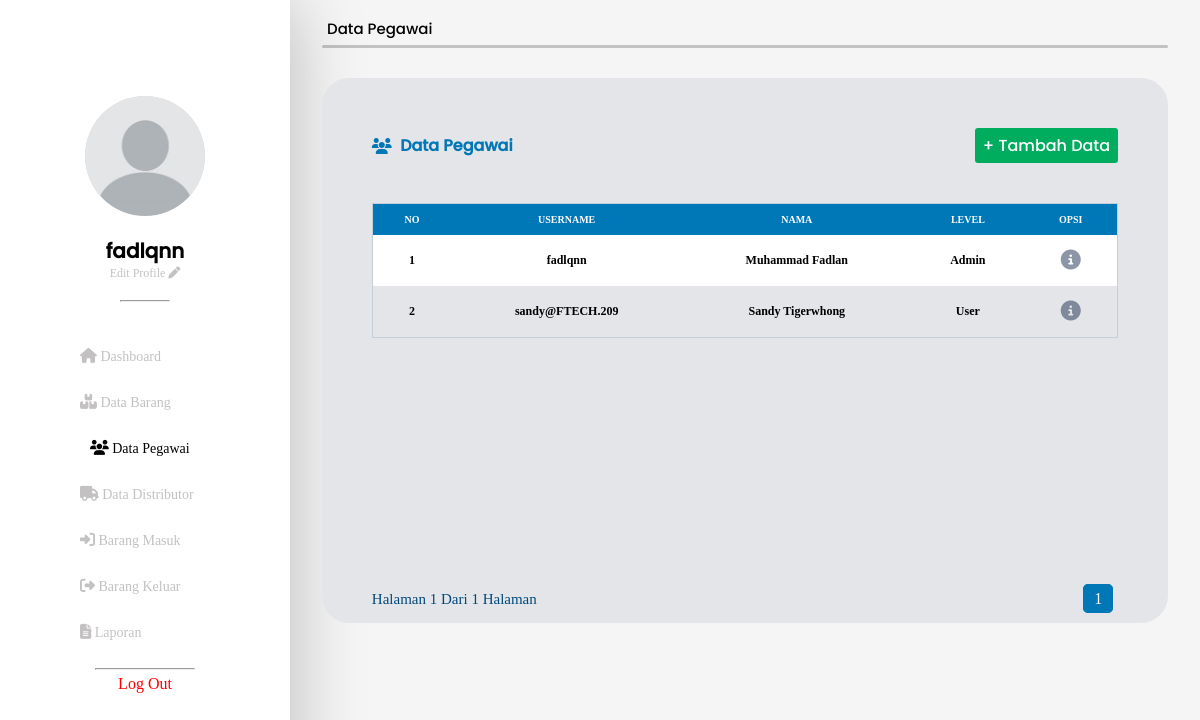
Page /admin/data pegawai/data_pegawai.php?page=1 (signed in) on the committed database.
### tables this page shows
CREATE TABLE `biodata` (
  `id_biodata` int(11) NOT NULL,
  `foto` text NOT NULL,
  `username` varchar(50) NOT NULL,
  `password` varchar(50) NOT NULL,
  `nama` varchar(50) NOT NULL,
  `alamat` text NOT NULL,
  `no_telp` varchar(20) NOT NULL,
  `tgl_lahir` date NOT NULL,
  `jk` enum('Laki-laki','Perempuan') NOT NULL,
  `level` int(11) NOT NULL
);

CREATE TABLE `role` (
  `level` int(11) NOT NULL,
  `nama_level` varchar(11) NOT NULL
);

### admin/data pegawai/data_pegawai.php (the view, shortened to what this page needs)
<?php
$username = $_SESSION['username'];
$query = mysqli_query($koneksi, "SELECT * FROM biodata where username = '$username'");
$row = mysqli_fetch_array($query);
$us = $row['username'];
if (isset($_GET['page'])) {
    $aktif_page = $_GET['page'];
} else {
    $aktif_page = 1;
}
?>
<!DOCTYPE html>
<html lang="en">
<head>
    <link rel="stylesheet" href="../../assets/css/edit.css">
    <link rel="stylesheet" href="../../assets/css/all.min.css">
    <link rel="stylesheet" href="../../assets/css/fontawesome.min.css">
</head>
<body>
    <div id="content">
        <div class="navbar">
            <div class="photo">
                <?php
                $foto =  mysqli_query($koneksi, "SELECT foto FROM biodata where username = '$username'");
                while ($img = mysqli_fetch_array($foto)) { ?>
                    <img src="../../assets/profile photo/<?= $img['foto'] ?>" alt="photo profile">
                <?php } ?>
            </div>
            <h3><?= $us ?></h3>
            <a href="../edit profile/edit_profile.php" class="edit_prof">Edit Profile <i class="fa-solid fa-pen"></i></a>
            <hr>
            <div class="nav">
                <div class="data">
                    <ul>
                        <li><a href="../dashboard.php"><i class="fa-solid fa-house"></i> Dashboard</a></li>
                        <li><a href="../data barang/data_barang.php?page=1"><i class="fa-solid fa-boxes-stacked"></i> Data Barang</a></li>
                        <li><a href="data_pegawai.php?page=1" class="link-active"><i class="fa-solid fa-users"></i> Data Pegawai</a></li>
                        <li><a href="../data distributor/data_distributor.php?page=1"><i class="fa-solid fa-truck"></i> Data Distributor</a></li>
                        <li><a href="../barang masuk/barang_masuk.php?page=1"><i class=" fa-solid fa-right-to-bracket"></i> Barang Masuk</a></li>
                        <li><a href="../barang keluar/barang_keluar.php?page=1"><i class="fa-solid fa-right-from-bracket"></i> Barang Keluar</a></li>
                        <li><a href="../laporan/laporan.php"><i class="fa-solid fa-file-lines"></i> Laporan</a></li>
                    </ul>
                    <hr>
                    <span><a href="../../koneksi/logout.php" onclick="return confirm('Apakah anda yakin akan meninggalkan web ini?')">Log Out</a></span>
                </div>
            </div>
        </div>
        <div class="container">
            <div class="head">
                <span>Data Pegawai</span>
            </div>
            <div class="line"></div>
            <div class="isi">
                <div class="text">
                    <div class="text1">
                        <b class="judul-isi"><i class="fa-solid fa-users"></i>&nbsp; Data Pegawai</b>
                        <a href="insert pegawai/insert_pegawai.php">+ Tambah Data</a>
                    </div>
                </div>
                <div class="isi-barang">
                    <div class="table">
                        <table>
                            <tr>
                                <th>no</th>
                                <th>username</th>
                                <th>nama</th>
                                <th>level</th>
                                <th>opsi</th>
                            </tr>
                            <?php
                            include '../../koneksi/koneksi.php';
                            $data_page = mysqli_query($koneksi, "SELECT * FROM biodata INNER JOIN role ON biodata.level= role.level");
                            $data_batas = 7;
                            $total_data = mysqli_num_rows($data_page);
                            if ($total_data > 0) {
                                $jumlah_pagination = ceil($total_data / $data_batas);
                            } else {
                                $jumlah_pagination = 1;
                            }
                            if (isset($_GET['page'])) {
                                $aktif_page = $_GET['page'];
                            } else {
                                $aktif_page = 1;
                            }
                            $jumlah_link = 7;
                            if ($aktif_page > $jumlah_link) {
                                $start_number = $aktif_page - $jumlah_link;
                            } else {
                                $start_number = 1;
                            }
                            if ($aktif_page < ($jumlah_pagination -  $jumlah_link)) {
                                $end_number = $aktif_page + $jumlah_link;
                            } else {
                                $end_number = $jumlah_pagination;
                            }
                            ?>
                            <?php
                            include '../../koneksi/koneksi.php';
                            $data_page = mysqli_query($koneksi, "SELECT * FROM biodata INNER JOIN role ON biodata.level= role.level");
                            $data_batas = 6;
                            $total_data = mysqli_num_rows($data_page);
                            if ($total_data > 0) {
                                $jumlah_pagination = ceil($total_data / $data_batas);
                            } else {
                                $jumlah_pagination = 1;
                            }
                            if (isset($_GET['page'])) {
                                $aktif_page = $_GET['page'];
                            } else {
                                $aktif_page = 1;
                            }
                            $jumlah_link = 7;
                            if ($aktif_page > $jumlah_link) {
                                $start_number = $aktif_page - $jumlah_link;
                            } else {
                                $start_number = 1;
                            }
                            if ($aktif_page < ($jumlah_pagination -  $jumlah_link)) {
                                $end_number = $aktif_page + $jumlah_link;
                            } else {
                                $end_number = $jumlah_pagination;
                            }
                            $data_awal = ($aktif_page * $data_batas) - $data_batas;
                            $data_halaman = mysqli_query($koneksi, "SELECT * FROM biodata INNER JOIN role ON biodata.level= role.level
                            LIMIT $data_awal,$data_batas");
                            ?>
                            <?php
                            $no = 1 + $data_awal;
                            while ($user_data = mysqli_fetch_array($data_halaman)) {
                                $username = $user_data['username'];
                                $nama = $user_data['nama'];
                                $level = $user_data['nama_level'];
                            ?>
                                <tr>
                                    <td><?php echo $no++ ?></td>
                                    <td><?= $username ?></td>
                                    <td><?= $nama ?></td>
                                    <td><?= $level ?></td>
                                    <td>
                                        <a href="detail pegawai/detail_pegawai.php?id= <?= $user_data['id_biodata']; ?>" class=""><i class="fa fa-regular fa-circle-info"></i></a>
                                    </td>
                                </tr>
                            <?php
                            }
                            ?>
                        </table>
                        <?php echo "<a class='halaman-1';> Halaman $aktif_page Dari $end_number Halaman </a>"; ?>
                        <div class="pagination">
                            <?php
                            for ($i = $start_number; $i <= $end_number; $i++) {
                                if (@$_GET['page'] == $i) {
                                    $active = 'active';
                                } else {
                                    $active = '';
                                }
                                echo '<a class="' . $active . '" href="?page=' . $i . '">' . $i . '</a>';
                            }
                            ?>
                        </div>
                    </div>
                </div>
            </div>
        </div>
    </div>
</body>
</html>

### assets/css/edit.css (style rules this page uses)
* { margin: 0; padding: 0; box-sizing: border-box; }
body { background-color: whitesmoke; position: relative; overflow-x: hidden; margin: 0; min-height: 100%; }
.fa-circle-info { font-size: 20px; color: rgb(30, 48, 80); opacity: .5; }
.navbar { position: relative; width: 300px; height: 100vh; background-color: #ffff; box-shadow: 0px 4px 69px rgba(0, 0, 0, 0.25); justify-content: center; align-items: center; text-align: center; display: flex; flex-direction: column; }
.photo { background-color: #d9d9d9; width: 120px; height: 120px; align-items: center; border-radius: 50%; justify-content: center; margin-top: 7px; margin-bottom: 10px; overflow: hidden; object-fit: cover; }
.navbar img { width: 100%; height: 100%; object-fit: cover; border-radius: 50%; max-width: 120px; max-height: 120px; }
.nav { position: relative; width: 250px; height: 400px; border-radius: 39px; margin: 0 20px; padding-top: 10px; }
.navbar h3 { font-family: poppins2; color: black; margin-top: 10px; margin-bottom: -10px; font-size: 20px; }
.navbar a { font-family: interreg; color: #c3c1c1; text-decoration: none; margin: 10px auto; transition: 0.3s ease-in-out; }
.edit_prof { font-size: 12px; }
.navbar .link-active { background-color: white; color: black; padding: 10px 10px; border-radius: 8px; font-family: interbold; }
.nav .data ul { text-decoration: none; list-style: none; margin-left: 35px; }
.nav .data li { margin: 25px; font-size: 14px; font-weight: 500; font-family: poppins2; text-align: left; }
.nav .data li i { font-size: 15px; }
.navbar hr { width: 50px; margin: 9px auto; color: #c3c1c1; }
.data hr { width: 100px; margin: 0 auto 5px; color: #c3c1c1; }
.data a { color: #c3c1c1; }
.data span a { color: red; }
#content { display: flex; height: 100vh; }
.container { width: 100%; }
.container span { font-size: 15px; font-weight: 500; font-family: poppins2; font-style: normal; margin-top: 12px; padding: 5px 9px; display: flex; }
.container .head span { padding: 5px 37px; }
.container .line { width: 93%; height: 3px; border-radius: 10px; background-color: #c3c1c1; margin: 0 auto; }
.container .isi { background-color: #e4e5e8; width: 93%; height: 545px; margin: 0 auto; padding: 50px; margin-top: 30px; border-radius: 27px; position: relative; }
.isi .text { font-family: poppins2; margin-bottom: 40px; }
.container .text .text1 .judul-isi { color: #0077b6; display: flex; justify-content: center; align-items: center; }
.container .text .text1 { display: flex; justify-content: space-between; }
.container .text .text1 a { background-color: #00ac5e; padding: 5px 8px; text-decoration: none; color: #fff; font-weight: 400; border-radius: 3px; }
.isi-barang .table { border-bottom-right-radius: 16px; border-bottom-left-radius: 16px; height: 55vh; }
.table table tr th { text-transform: uppercase; font-family: interreg; background-color: #0077B6; padding: 10px 15px; color: #fff; font-size: 10px; border-color: #354f52; }
.table table tr td { padding: 15px; font-family: interlight; font-size: 12px; font-weight: bold; border-color: #cad2c5; }
.table table tr:nth-child(even) { background-color: white; }
.table table { width: 100%; text-align: center; border-collapse: collapse; border-color: transparent; border: 1px solid #c3ceda; }
.pagination { position: absolute; bottom: 0; right: 0; margin-right: 50px; margin-bottom: 15px; }
.halaman-1 { position: absolute; bottom: 0; margin-right: 50px; margin-bottom: 15px; font-family: interreg; font-size: 15px; color:#01497C; }
.pagination .active { background-color: #0077B6; border: 1px #0077B6 solid; margin-right: 5px; margin-left: 5px; padding: 5px 10px; font-family: interreg; color: white; text-decoration: none; right: 0; border-radius: 5px; text-decoration: none; }

### rows in the picture
biodata: foto (placeholder picture), username "fadlqnn", nama "Muhammad Fadlan", level.nama_level "Admin"
biodata: username "sandy@FTECH.209", nama "Sandy Tigerwhong", level.nama_level "User"

### other values in the picture
$aktif_page "1"
$end_number "1"
